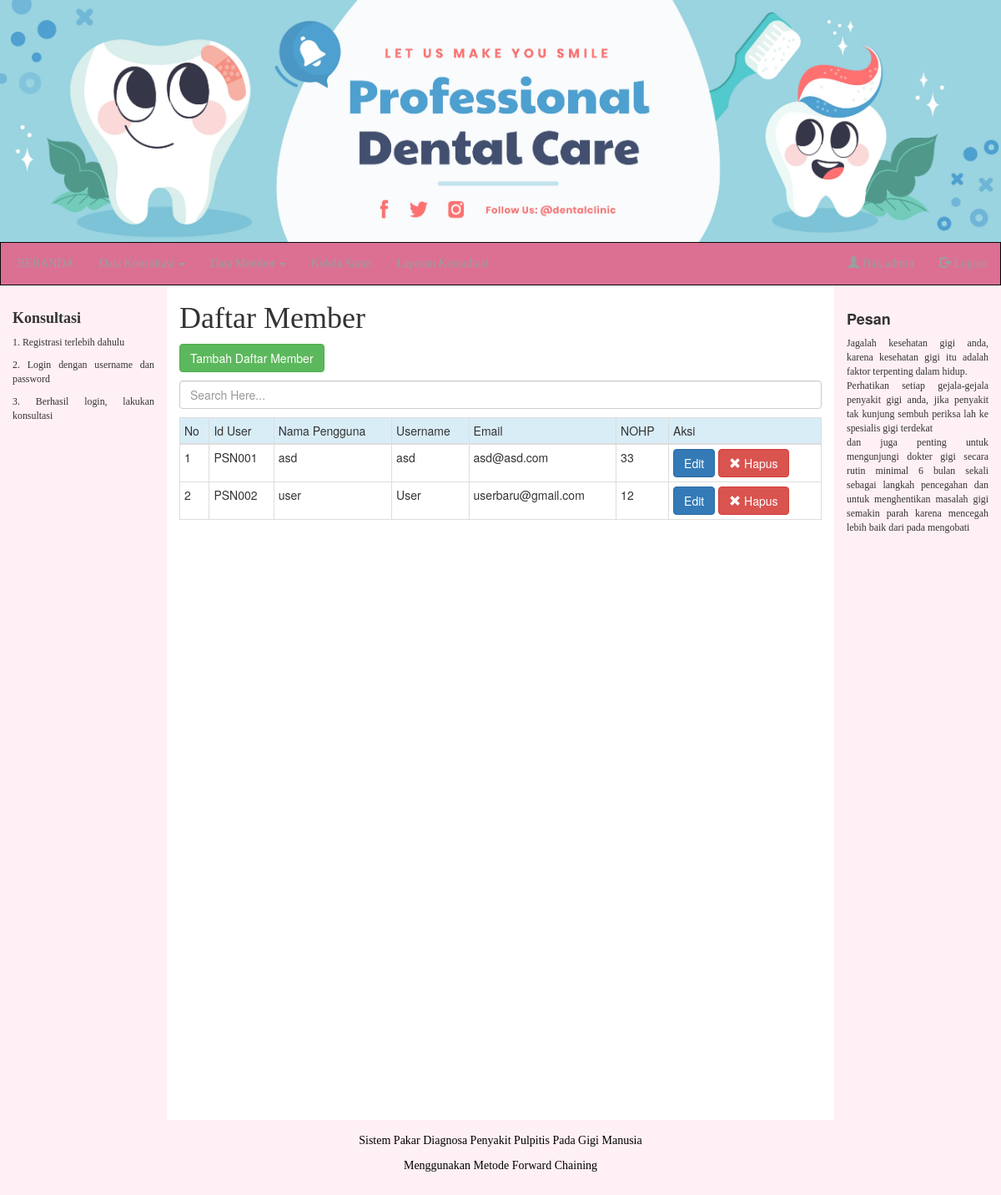
Screenshot of /kelola_member/member.php (signed in) with the database file from the repository.
### tables this page shows
CREATE TABLE IF NOT EXISTS `tbuser` (
  `id_user` varchar(25) NOT NULL,
  `username` varchar(20) NOT NULL,
  `password` varchar(6) NOT NULL,
  `nm_pengguna` varchar(50) NOT NULL,
  `email` varchar(50) NOT NULL,
  `nohp` varchar(14) NOT NULL,
  PRIMARY KEY  (`id_user`)
);

### kelola_member/member.php (the view, shortened to what this page needs)
<?php
include "../library.php";
style(2); ?>
<body>
<?php
include "../template/kiri.php";
?>
<h1 class="style1">Daftar Member</h1>
<?php
$kueri = mysqli_query($koneksi,"select * from tbuser;");
?>
<a href="tambah.php" class="btn btn-success">Tambah Daftar Member</a><p></p>
    <input type="text" id="search" class="form-control mt-3 mb-5" placeholder="Search Here..."><p></p>
<table class="table table-condensed table-bordered">
<tr class="info">
	<td>No</td>
	<td>Id User</td>
	<td>Nama Pengguna</td>
	<td>Username</td>
	<td>Email</td>
	<td>NOHP</td>
	<td>Aksi</td>
</tr>
    <tbody id="show">
    <?php
if(mysqli_num_rows($kueri) < 1) echo "<tr><td class='text-center' colspan=5><strong>Data Member Kosong...</strong></td></tr>";
		else {
			$no=1;
			while ($isi=mysqli_fetch_array($kueri,MYSQLI_BOTH)){
				echo "
				<tr>
				<td>$no</td>
				<td>{$isi['id_user']}</td>
				<td>{$isi['username']}</td>
				<td>{$isi['nm_pengguna']}</td>
				<td>{$isi['email']}</td>
				<td>{$isi['nohp']}</td>
				<td>
				<a href='edit.php?id_user={$isi['id_user']}' class='btn btn-primary'>Edit</a>
				<button type='button' class='btn btn-danger' data-toggle='modal' data-target='#konfirmasi{$isi['id_user']}'>
				<span class='glyphicon glyphicon-remove'></span> Hapus
				</button>
				<div id='konfirmasi{$isi['id_user']}' class='modal fade' role='dialog'><div class='modal-dialog'><div class='modal-content'>
				<div class='modal-header'>
				<button type='button' class='close' data-dismiss='modal'>&times;</button>
				<h4 class='modal-title'>Peringatan!</h4>
				</div>
				<div class='modal-body'>
				<p>Apakah Anda yakin ingin menghapus user <b>{$isi['nm_pengguna']}</b>?</p>
				</div>
				<div class='modal-footer float-right'>
				<a href='hapus.php?id_user={$isi['id_user']}' class='btn btn-danger'>    Ya    </a>
				<button type='button' class='btn btn-default' data-dismiss='modal'>Tidak</button>
				</div></div></div></div>
				</td>
				</tr>
				";
				$no++;
				}
			}
?>
    </tbody>
</table>
<?php
include "../template/kanan.php";
include "../template/footer.php";
?>

### rows the page displays
tbuser: id_user "PSN001", username "asd", nm_pengguna "asd", email "asd@asd.com", nohp "33"
tbuser: id_user "PSN002", username "user", nm_pengguna "User", email "userbaru@gmail.com", nohp "12"
